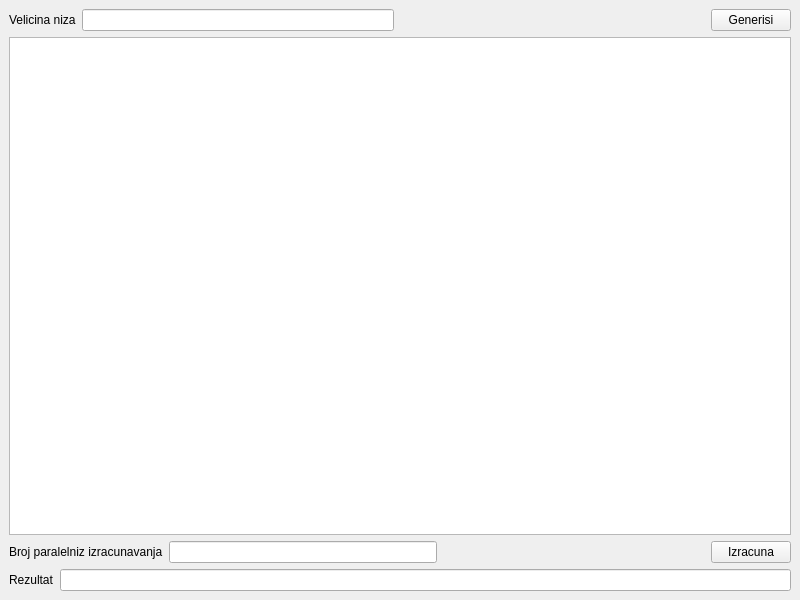
<?xml version="1.0" encoding="UTF-8"?>
<ui version="4.0">
 <class>MainWindow</class>
 <widget class="QMainWindow" name="MainWindow">
  <property name="geometry">
   <rect>
    <x>0</x>
    <y>0</y>
    <width>800</width>
    <height>600</height>
   </rect>
  </property>
  <property name="windowTitle">
   <string>MainWindow</string>
  </property>
  <widget class="QWidget" name="centralwidget">
   <layout class="QVBoxLayout" name="verticalLayout">
    <item>
     <layout class="QHBoxLayout" name="horizontalLayout">
      <item>
       <widget class="QLabel" name="label">
        <property name="text">
         <string>Velicina niza</string>
        </property>
       </widget>
      </item>
      <item>
       <widget class="QLineEdit" name="leArraySize"/>
      </item>
      <item>
       <spacer name="horizontalSpacer">
        <property name="orientation">
         <enum>Qt::Horizontal</enum>
        </property>
        <property name="sizeHint" stdset="0">
         <size>
          <width>60</width>
          <height>20</height>
         </size>
        </property>
       </spacer>
      </item>
      <item>
       <widget class="QPushButton" name="pbGenerate">
        <property name="text">
         <string>Generisi</string>
        </property>
       </widget>
      </item>
     </layout>
    </item>
    <item>
     <layout class="QHBoxLayout" name="horizontalLayout_2">
      <item>
       <widget class="QPlainTextEdit" name="teArray"/>
      </item>
     </layout>
    </item>
    <item>
     <layout class="QHBoxLayout" name="horizontalLayout_3">
      <item>
       <widget class="QLabel" name="label_3">
        <property name="text">
         <string>Broj paralelniz izracunavanja</string>
        </property>
       </widget>
      </item>
      <item>
       <widget class="QLineEdit" name="leThreadCount">
        <property name="frame">
         <bool>true</bool>
        </property>
       </widget>
      </item>
      <item>
       <spacer name="horizontalSpacer_2">
        <property name="orientation">
         <enum>Qt::Horizontal</enum>
        </property>
        <property name="sizeHint" stdset="0">
         <size>
          <width>40</width>
          <height>20</height>
         </size>
        </property>
       </spacer>
      </item>
      <item>
       <widget class="QPushButton" name="pbCalculate">
        <property name="text">
         <string>Izracuna</string>
        </property>
       </widget>
      </item>
     </layout>
    </item>
    <item>
     <layout class="QHBoxLayout" name="horizontalLayout_4">
      <item>
       <widget class="QLabel" name="label_2">
        <property name="text">
         <string>Rezultat</string>
        </property>
       </widget>
      </item>
      <item>
       <widget class="QLineEdit" name="leResult"/>
      </item>
     </layout>
    </item>
   </layout>
  </widget>
 </widget>
 <resources/>
 <connections/>
</ui>
